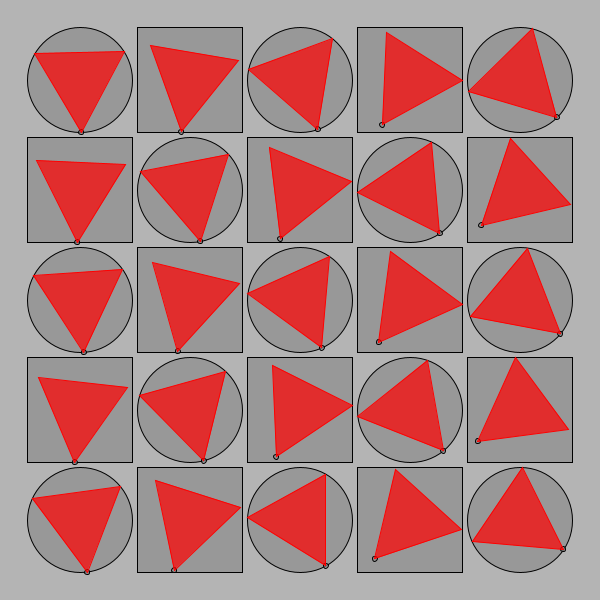
Frame 1 (no input)
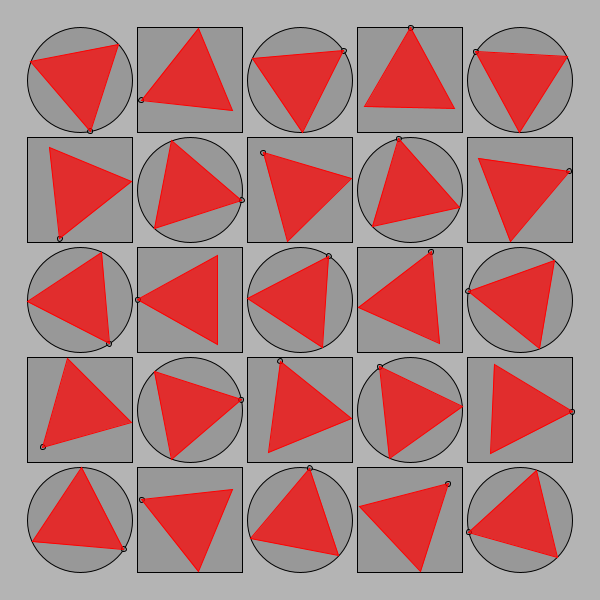
Frame 60 (the mouse pressed at the canvas centre just before this capture)
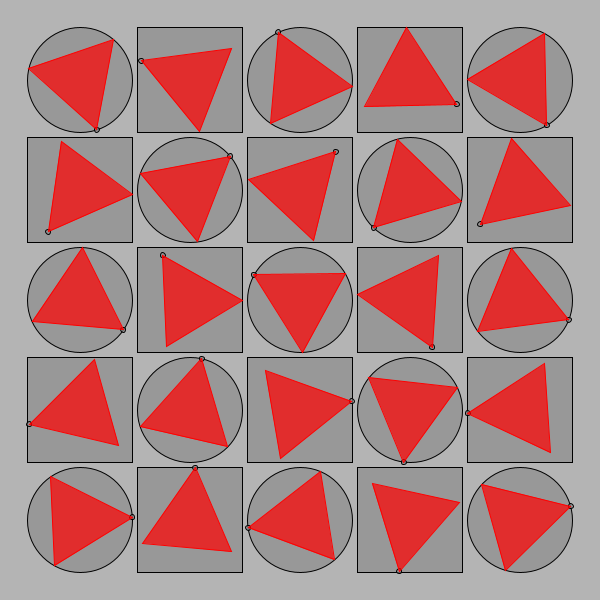
Frame 120 (the mouse held since frame 60 and released just before this capture)

The Processing sketch that drew these frames (run headless with seeded random() and noise(); from frame 60 on, the mouse is pressed at the canvas centre):

// Processing sketch: processing_151541
// ── processing_151541.pde

/*
 * Creative Coding
 * Week 2, 04 - The Clocks
 * by Indae Hwang and Jon McCormack
 * Copyright (c) 2014 Monash University
 *
 * This program draws a grid of circular "clocks", whose hands move according to the elasped time.
 * The higher the clock number the faster it moves, the first clock takes 1 min to go all the way around.
 * The function "movingCircle" is used to draw each clock. It is passed the position, size and hand angle
 * as arguments.
 * 
 */

void setup() {
  size(600, 600);
  background(180);
  rectMode(CENTER);
  noStroke();
}


void draw() {
  background(180);
  noStroke();

  int num = 5;
  int margin = 80;

  float gutter = 5; //distance between each cell
  float cellsize = ( width - (2 * margin) - gutter * (num - 1) ) / (num - 1);

  int circleNumber = 0; // counter
  int direction =0;

  for (int i=0; i<num; i++) {
    for (int j=0; j<num; j++) {
      ++circleNumber;

      float tx = margin + cellsize * i + gutter * i;
      float ty = margin + cellsize * j + gutter * j;

      if (circleNumber % 2 == 0) {
        direction =-1;
      } 
      else {
        direction = 1;
      }

      movingCircle2(tx, ty, cellsize, direction * circleNumber * TWO_PI * millis() / 60000.0);
    }
  }
}//end of draw 

void movingCircle2(float x, float y, float size, float angle) {
  // calculate endpoint of the line
  float x1 = x + (size / 2) * sin(angle);
  float y1 = y + (size / 2) * cos(angle);
  float x2 = x + (size / 2) * sin(PI + angle - 45);
  float y2 = y + (size / 2) * cos(PI + angle - 45);
  float x3 = x + (size / 2) * sin(PI + angle + 45);
  float y3 = y + (size / 2) * cos(PI + angle + 45);

  stroke(0);
  strokeWeight(1);
  fill(140, 180);

  if (angle > 0) {
    ellipse(x, y, size, size); // circle
  }
  else {
    rect(x, y, size, size);
  }

  ellipse(x1, y1, 5, 5); // circle
  stroke(255, 0, 0);
  fill(255, 0, 0, 180);
  triangle(x1, y1, x2, y2, x3, y3);
}
